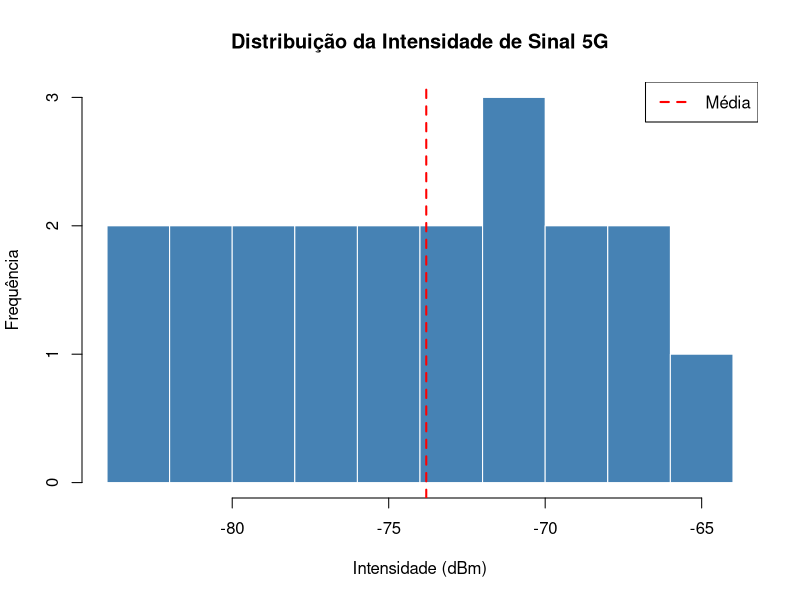
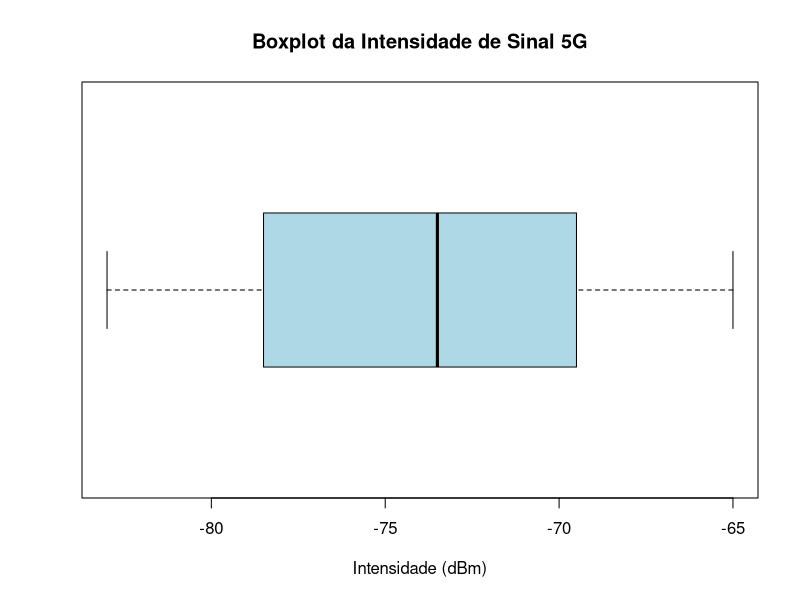

Reproduce these figures in R, in order.
## ---- chunk 1
knitr::opts_chunk$set(echo = FALSE)

## ---- chunk 2
# Instale o pacote 'modeest' se ainda não tiver
if(!require(modeest)) install.packages("modeest")
library(modeest)
library(knitr)

## ---- chunk 3
# Dados coletados
ponto <- 1:20
sinal_5g <- c(-65, -70, -68, -72, -74, -80, -77, -69, -75, -73,
              -71, -78, -82, -76, -79, -67, -66, -83, -81, -70)

# Criando tabela
tabela_sinal <- data.frame(
  `Ponto de Coleta` = ponto,
  `Intensidade (dBm)` = sinal_5g
)

# Exibindo tabela
kable(tabela_sinal, caption = "Tabela 1: Intensidade de Sinal 5G Coletada em Ouro Branco - MG")

## ---- chunk 4
# Estatísticas
media <- mean(sinal_5g)
mediana <- median(sinal_5g)
moda <- mlv(sinal_5g, method = "mfv")
desvio_padrao <- sd(sinal_5g)
variancia <- var(sinal_5g)
minimo <- min(sinal_5g)
maximo <- max(sinal_5g)
amplitude <- maximo - minimo
quartis <- quantile(sinal_5g)
iqr <- IQR(sinal_5g)

# Tabela resumo
tabela_estatisticas <- data.frame(
  Medida = c("Média", "Mediana", "Moda", "Desvio Padrão", "Variância",
             "Mínimo", "Máximo", "Amplitude", "1º Quartil (Q1)", "3º Quartil (Q3)", "IQR"),
  Valor = round(c(media, mediana, moda, desvio_padrao, variancia,
                  minimo, maximo, amplitude, quartis[2], quartis[4], iqr), 2)
)

# Exibindo tabela
kable(tabela_estatisticas, caption = "Tabela 2: Medidas Estatísticas da Intensidade de Sinal 5G")

## ---- chunk 5
hist(sinal_5g, breaks = 10, col = "steelblue", border = "white",
     main = "Distribuição da Intensidade de Sinal 5G",
     xlab = "Intensidade (dBm)", ylab = "Frequência")
abline(v = media, col = "red", lwd = 2, lty = 2)
legend("topright", legend = c("Média"), col = "red", lty = 2, lwd = 2)

## ---- chunk 6
boxplot(sinal_5g, horizontal = TRUE, col = "lightblue",
        main = "Boxplot da Intensidade de Sinal 5G",
        xlab = "Intensidade (dBm)")
